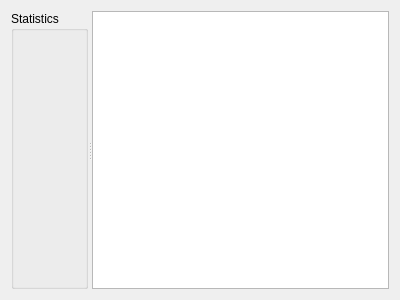
<?xml version="1.0" encoding="UTF-8"?>
<ui version="4.0">
 <class>QRGAMonitor</class>
 <widget class="QWidget" name="QRGAMonitor">
  <property name="geometry">
   <rect>
    <x>0</x>
    <y>0</y>
    <width>400</width>
    <height>300</height>
   </rect>
  </property>
  <property name="windowTitle">
   <string>Form</string>
  </property>
  <layout class="QVBoxLayout" name="verticalLayout">
   <item>
    <widget class="QSplitter" name="splitter">
     <property name="orientation">
      <enum>Qt::Horizontal</enum>
     </property>
     <widget class="QGroupBox" name="Stats">
      <property name="title">
       <string>Statistics</string>
      </property>
      <layout class="QVBoxLayout" name="verticalLayout_2">
       <item>
        <widget class="QLabel" name="Gen">
         <property name="text">
          <string/>
         </property>
        </widget>
       </item>
       <item>
        <widget class="QLabel" name="Best">
         <property name="text">
          <string/>
         </property>
        </widget>
       </item>
       <item>
        <widget class="QLabel" name="BestFit">
         <property name="text">
          <string/>
         </property>
        </widget>
       </item>
       <item>
        <spacer name="verticalSpacer">
         <property name="orientation">
          <enum>Qt::Vertical</enum>
         </property>
         <property name="sizeHint" stdset="0">
          <size>
           <width>20</width>
           <height>40</height>
          </size>
         </property>
        </spacer>
       </item>
      </layout>
     </widget>
     <widget class="QGraphicsView" name="Graph"/>
    </widget>
   </item>
  </layout>
 </widget>
 <resources/>
 <connections/>
</ui>
